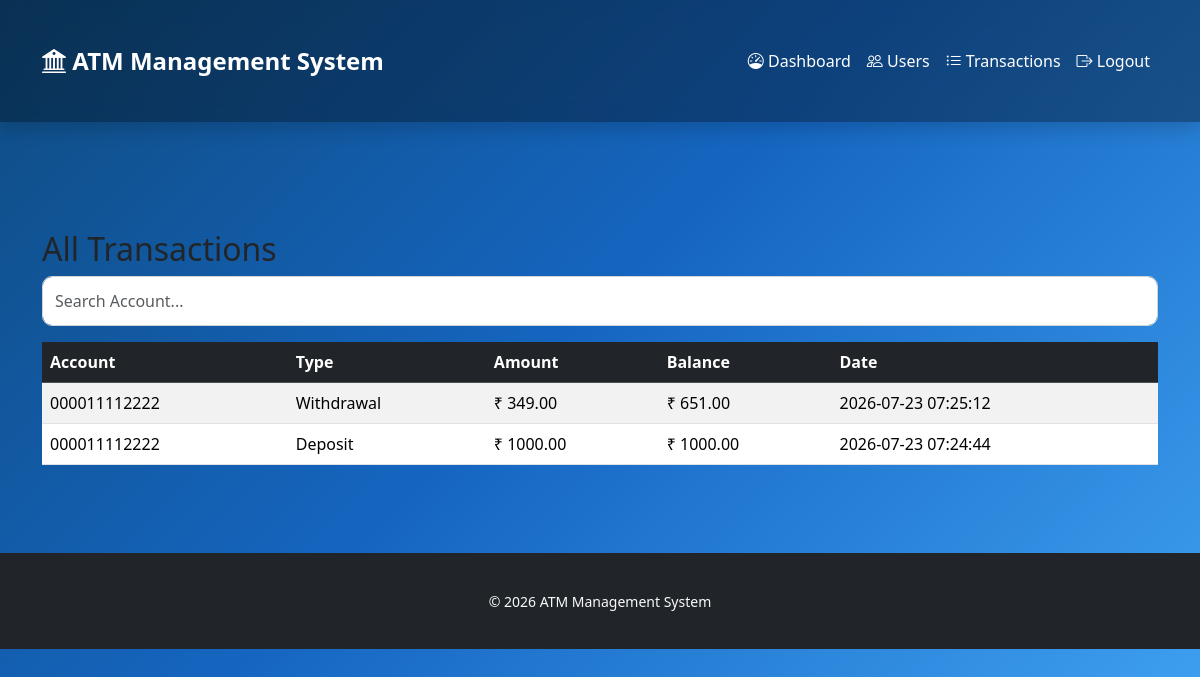
Page /view_transactions (signed in) on the committed database.
### tables this page shows
CREATE TABLE transactions(
    id INTEGER PRIMARY KEY AUTOINCREMENT,
    account_no TEXT,
    transaction_type TEXT,
    amount REAL,
    balance REAL,
    transaction_date TIMESTAMP DEFAULT CURRENT_TIMESTAMP
);

### app.py (the view)
@app.route("/view_transactions")
@admin_required
def view_transactions():
    search = request.args.get("search", "").strip()
    conn = get_db()
    if search:
        records = conn.execute(
            """
            SELECT *
            FROM transactions
            WHERE account_no LIKE ?
            ORDER BY transaction_date DESC,id DESC
            """,
            (f"%{search}%",)
        ).fetchall()
    else:
        records = conn.execute(
            """
            SELECT *
            FROM transactions
            ORDER BY transaction_date DESC,id DESC
            """
        ).fetchall()
    conn.close()
    return render_template(
        "view_transactions.html",
        records=records,
        search=search
    )

### app.py (called while the page is built)
def get_db():
    conn = sqlite3.connect(DATABASE)
    conn.row_factory = sqlite3.Row
    return conn

def admin_required(function):
    @wraps(function)
    def wrapper(*args, **kwargs):
        if "admin" not in session:
            flash(
                "Admin login required.",
                "warning"
            )
            return redirect(url_for("admin"))
        return function(*args, **kwargs)
    return wrapper

### templates/view_transactions.html (shortened to what this page needs)
{% extends "base.html" %}
{% block content %}
<h2>All Transactions</h2>
<form class="mb-3">
<input
type="text"
name="search"
class="form-control"
placeholder="Search Account..."
value="{{ search }}">
</form>
<div class="table-responsive">
<table class="table table-striped table-hover">
<thead class="table-dark">
<tr>
<th>Account</th>
<th>Type</th>
<th>Amount</th>
<th>Balance</th>
<th>Date</th>
</tr>
</thead>
<tbody>
{% for r in records %}
<tr>
<td>{{ r.account_no }}</td>
<td>{{ r.transaction_type }}</td>
<td>₹ {{ "%.2f"|format(r.amount) }}</td>
<td>₹ {{ "%.2f"|format(r.balance) }}</td>
<td>{{ r.transaction_date }}</td>
</tr>
{% endfor %}
</tbody>
</table>
</div>
{% endblock %}

### templates/base.html (shortened to what this page needs)
<!DOCTYPE html>
<html lang="en">
<head>
    <link href="https://cdn.jsdelivr.net/npm/bootstrap@5.3.3/dist/css/bootstrap.min.css"
          rel="stylesheet">
    <link rel="stylesheet"
          href="https://cdn.jsdelivr.net/npm/bootstrap-icons@1.11.3/font/bootstrap-icons.min.css">
    <link rel="stylesheet"
          href="{{ url_for('static', filename='css/style.css') }}">
</head>
<body>
<nav class="navbar navbar-expand-lg navbar-dark bg-primary shadow">
    <div class="container">
        <a class="navbar-brand fw-bold"
           href="{{ url_for('login') }}">
            <i class="bi bi-bank2"></i>
            ATM Management System
        </a>
        <div class="collapse navbar-collapse"
             id="navbarMenu">
            <ul class="navbar-nav ms-auto">
                {% if session.get('account_no') %}
                    <li class="nav-item">
                        <a class="nav-link"
                           href="{{ url_for('dashboard') }}">
                            <i class="bi bi-speedometer2"></i>
                            Dashboard
                        </a>
                    </li>
                    <li class="nav-item">
                        <a class="nav-link"
                           href="{{ url_for('transactions') }}">
                            <i class="bi bi-clock-history"></i>
                            Transactions
                        </a>
                    </li>
                    <li class="nav-item">
                        <a class="nav-link"
                           href="{{ url_for('update_pin') }}">
                            <i class="bi bi-key"></i>
                            Change PIN
                        </a>
                    </li>
                    <li class="nav-item">
                        <a class="nav-link text-warning"
                           href="{{ url_for('logout') }}">
                            <i class="bi bi-box-arrow-right"></i>
                            Logout
                        </a>
                    </li>
                {% elif session.get('admin') %}
                    <li class="nav-item">
                        <a class="nav-link"
                           href="{{ url_for('admin_dashboard') }}">
                            <i class="bi bi-speedometer"></i>
                            Dashboard
                        </a>
                    </li>
                    <li class="nav-item">
                        <a class="nav-link"
                           href="{{ url_for('view_users') }}">
                            <i class="bi bi-people"></i>
                            Users
                        </a>
                    </li>
                    <li class="nav-item">
                        <a class="nav-link"
                           href="{{ url_for('view_transactions') }}">
                            <i class="bi bi-list-ul"></i>
                            Transactions
                        </a>
                    </li>
                    <li class="nav-item">
                        <a class="nav-link text-warning"
                           href="{{ url_for('admin_logout') }}">
                            <i class="bi bi-box-arrow-right"></i>
                            Logout
                        </a>
                    </li>
                {% endif %}
            </ul>
        </div>
    </div>
</nav>
<div class="container mt-4">
</div>
<div class="container py-4">
    {% block content %}
    {% endblock %}
</div>
<footer class="bg-dark text-light mt-5">
    <div class="container text-center py-3">
        <small>
            © 2026 ATM Management System
        </small>
    </div>
</footer>
</body>
</html>

### static/css/style.css (style rules this page uses)
body { margin: 0; padding: 0; min-height: 100vh; font-family: "Segoe UI", Arial, sans-serif; background: linear-gradient( 135deg, #0f4c81 0%, #1565c0 45%, #42a5f5 100% ); background-attachment: fixed; background-repeat: no-repeat; background-size: cover; }
.container { padding-top: 30px; padding-bottom: 30px; }
.navbar { background: rgba(0, 0, 0, 0.35) !important; backdrop-filter: blur(10px); box-shadow: 0 4px 15px rgba(0,0,0,.25); }
.navbar-brand { font-size: 24px; font-weight: bold; color: white !important; }
.nav-link { color: white !important; font-weight: 500; }
.form-control { border-radius: 10px; padding: 12px; border: 1px solid #ced4da; }
.table { vertical-align: middle; }
.table thead { font-weight: bold; }
footer { margin-top: 50px; background: rgba(0,0,0,.35); backdrop-filter: blur(8px); color: white; text-align: center; padding: 20px; }
a { text-decoration: none; }

### rows in the picture
transactions: account_no "000011112222", transaction_type "Withdrawal", amount "349.00", balance "651.00", transaction_date "2026-07-23 07:25:12"
transactions: account_no "000011112222", transaction_type "Deposit", amount "1000.00", balance "1000.00", transaction_date "2026-07-23 07:24:44"
